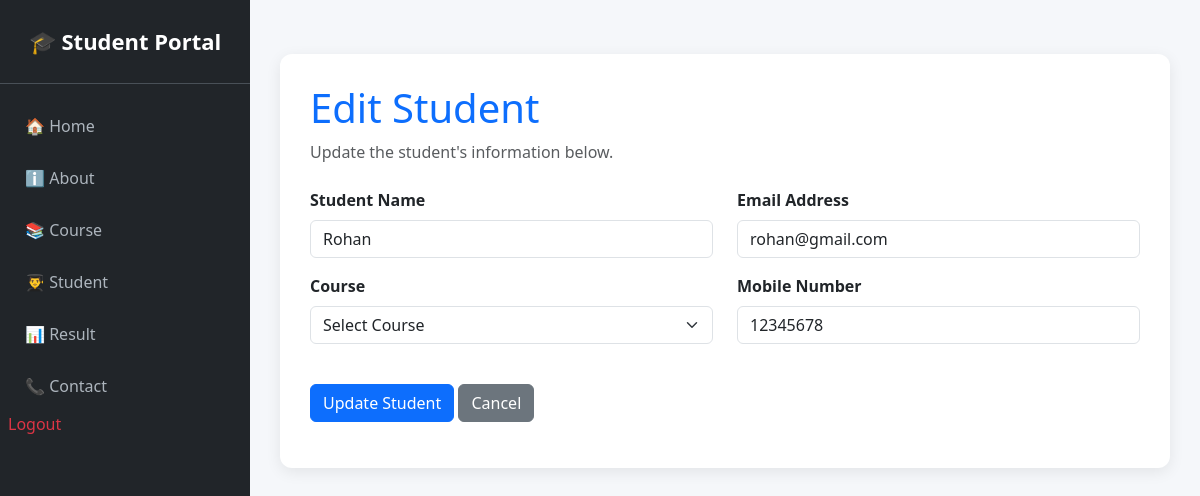
The app's page /student/edit/1/ with its own data.
### student/models.py (models this page shows, shortened)
class Student(models.Model):
    name = models.CharField(max_length=100)
    email = models.EmailField()
    mobile = models.CharField(max_length=15)
    city = models.CharField(max_length=50)

### student/views.py (the view, shortened to what this page needs)
# urls.py: path("student/edit/<int:id>/", views.student_edit, name="student_edit"),
def student_edit(request, id):
    student = get_object_or_404(Student, id=id)
    return render(request, "studentCrud/edit.html", {
        "student": student
    })

### student/templates/studentCrud/edit.html (shortened to what this page needs)
{% extends "base.html" %}
{% block content %}
<div class="page-card">
    <div class="mb-4">
        <h1 class="text-primary">Edit Student</h1>
        <p class="text-muted">
            Update the student's information below.
        </p>
    </div>
    <form method="POST">
        <div class="row">
            <div class="col-md-6 mb-3">
                <label for="studentName" class="form-label fw-bold">
                    Student Name
                </label>
                <input
                    type="text"
                    id="studentName"
                    name="name"
                    class="form-control"
                    value="{{ student.name }}"
                    placeholder="Enter student name"
                    title="Enter the student's full name"
                    required
                >
            </div>
            <div class="col-md-6 mb-3">
                <label for="studentEmail" class="form-label fw-bold">
                    Email Address
                </label>
                <input
                    type="email"
                    id="studentEmail"
                    name="email"
                    class="form-control"
                    value="{{ student.email }}"
                    placeholder="Enter email address"
                    title="Enter the student's email address"
                    required
                >
            </div>
            <div class="col-md-6 mb-3">
                <label for="studentCourse" class="form-label fw-bold">
                    Course
                </label>
                <select
                    id="studentCourse"
                    name="course"
                    class="form-select"
                    title="Select the student's course"
                    required
                >
                    <option value="">
                        Select Course
                    </option>
                </select>
            </div>
            <div class="col-md-6 mb-3">
                <label for="studentMobile" class="form-label fw-bold">
                    Mobile Number
                </label>
                <input
                    type="tel"
                    id="studentMobile"
                    name="mobile"
                    class="form-control"
                    value="{{ student.mobile }}"
                    placeholder="Enter mobile number"
                    title="Enter the student's mobile number"
                >
            </div>
        </div>
        <div class="mt-4">
            <button
                type="submit"
                class="btn btn-primary"
                title="Update student information"
            >
                Update Student
            </button>
            <a
                href="{% url 'student_list' %}"
                class="btn btn-secondary"
                title="Cancel editing and return to student list"
            >
                Cancel
            </a>
        </div>
    </form>
</div>
{% endblock %}

### student/templates/base.html (style rules this page uses)
body { background-color: #f5f7fa; }
.page-card { background-color: white; border-radius: 12px; padding: 30px; box-shadow: 0 4px 15px rgba(0, 0, 0, 0.08); }

### records on screen
Student: name "Rohan", email "rohan@gmail.com", mobile "12345678"
